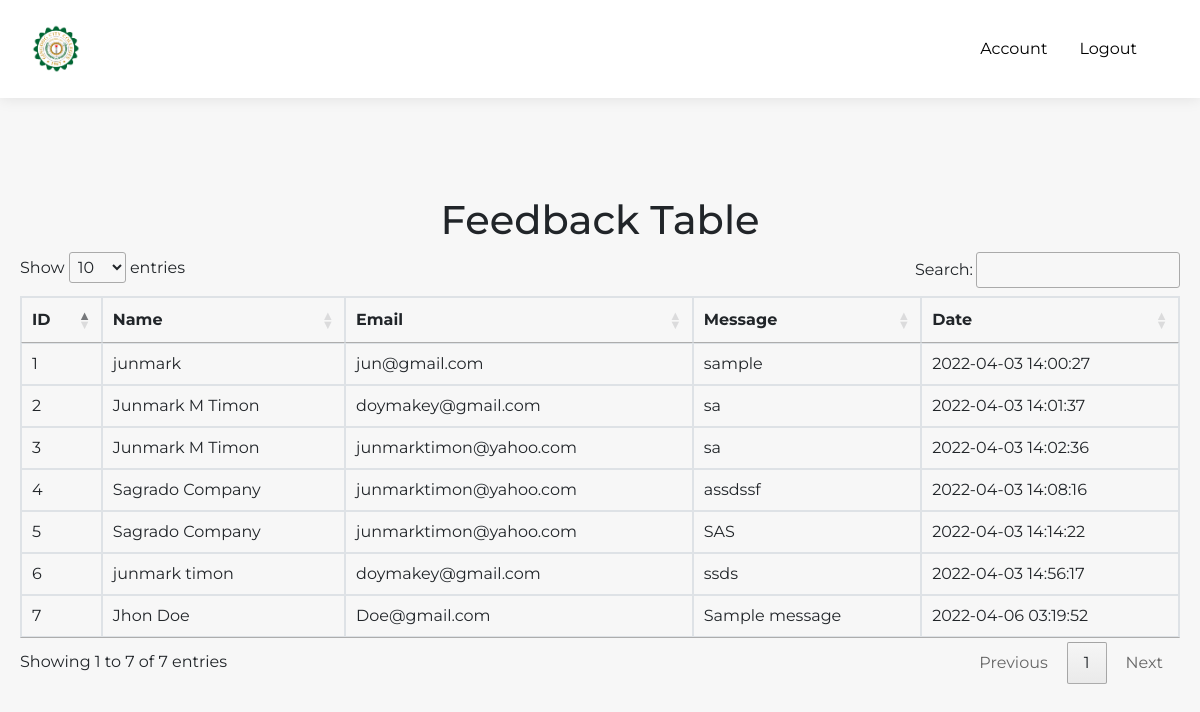
Screenshot of /admin (signed in) with the database file from the repository.
### tables this page shows
CREATE TABLE `tbl_feedback` (
  `id` int(11) NOT NULL,
  `name` varchar(255) NOT NULL,
  `email` varchar(255) NOT NULL,
  `message` varchar(10000) NOT NULL,
  `date_created` timestamp NOT NULL DEFAULT current_timestamp()
);

### admin/index.php (the view, shortened to what this page needs)
<?php
include "header.php";
?>
<br><br><br><br>
<div class="card-body" >
<h1 style="text-align: center;">
  Feedback Table
</h1>
<div class="table-responsive">
      <table class="table table-bordered" id="dataTable1" width="100%" cellspacing="0">
        <thead>
          <tr>
            <th>ID</th>
            <th>Name</th>
            <th>Email</th>
            <th>Message</th>
            <th>Date</th>
          </tr>
        </thead>
        <tbody>
        <?php
            $query = "SELECT * FROM tbl_feedback";
            $query_run = mysqli_query($connection,$query);
            if (mysqli_num_rows($query_run) > 0){
                while($row = mysqli_fetch_assoc($query_run)){
        ?>
                    <tr>
                        <td><?php echo htmlspecialchars($row['id']); ?> </td>
                        <td><?php echo htmlspecialchars($row['name']); ?> </td>
                        <td><?php echo htmlspecialchars($row['email']); ?> </td>
                        <td><?php echo htmlspecialchars($row['message']); ?> </td>
                        <td><?php echo htmlspecialchars($row['date_created']); ?> </td>
                    </tr>
        <?php
                }
            }else {
            }
        ?>
        </tbody>
      </table>
    </div>
</div>
<br><br><br><br>
<?php
include "../include/footer.php";
?>

### assets/css/smoothproducts.css (style rules this page uses)
html, body { height: 100%; width: 100%; }

### rows the page displays
tbl_feedback: id "1", name "junmark", email "jun@gmail.com", message "sample", date_created "2022-04-03 14:00:27"
tbl_feedback: id "2", name "Junmark M Timon", email "doymakey@gmail.com", message "sa", date_created "2022-04-03 14:01:37"
tbl_feedback: id "3", name "Junmark M Timon", email "junmarktimon@yahoo.com", message "sa", date_created "2022-04-03 14:02:36"
tbl_feedback: id "4", name "Sagrado Company", email "junmarktimon@yahoo.com", message "assdssf", date_created "2022-04-03 14:08:16"
tbl_feedback: id "5", name "Sagrado Company", email "junmarktimon@yahoo.com", message "SAS", date_created "2022-04-03 14:14:22"
tbl_feedback: id "6", name "junmark timon", email "doymakey@gmail.com", message "ssds", date_created "2022-04-03 14:56:17"
tbl_feedback: id "7", name "Jhon Doe", email "Doe@gmail.com", message "Sample message", date_created "2022-04-06 03:19:52"
